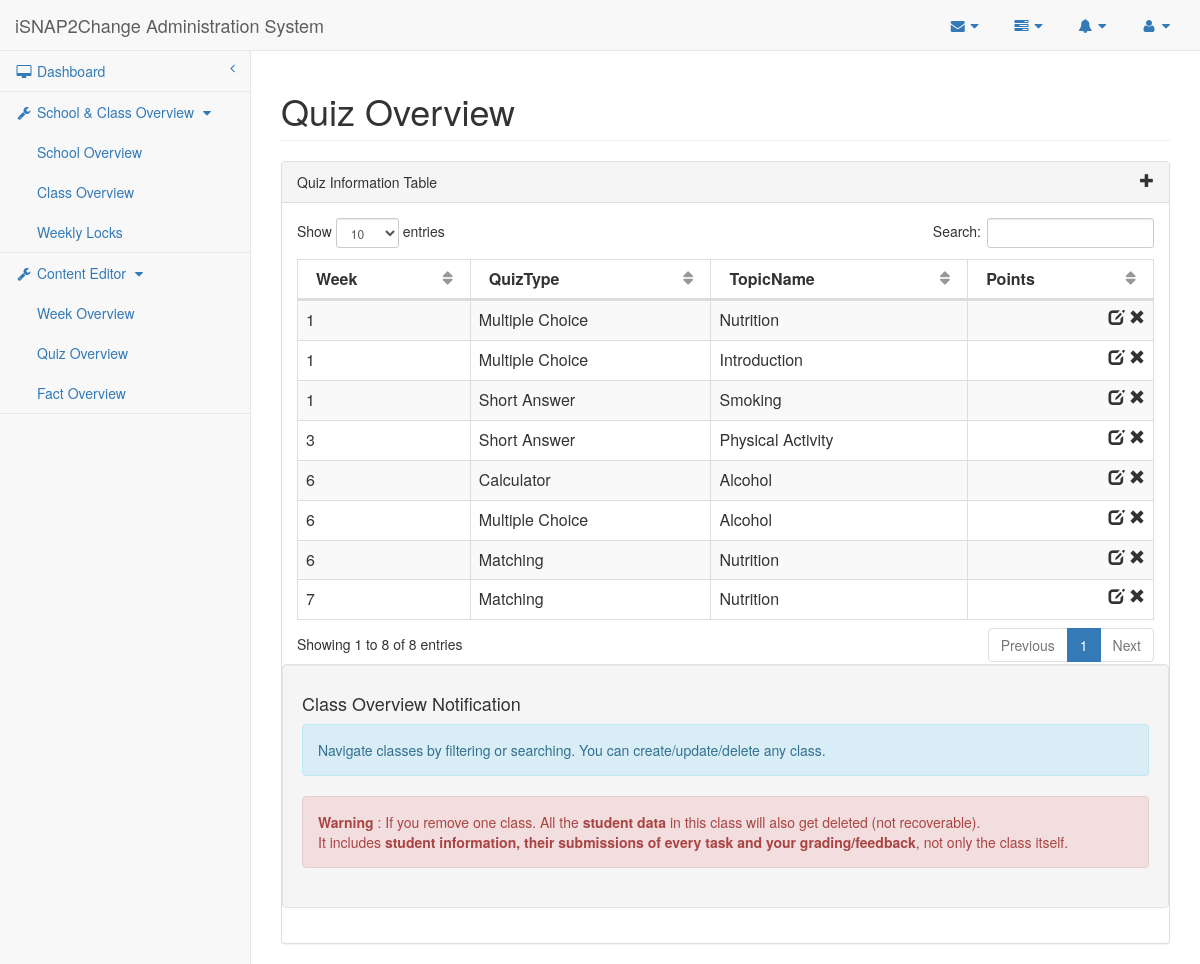
/isnap2change/researcher/quiz.php, run on the app's committed database.
### tables this page shows
CREATE TABLE IF NOT EXISTS `Quiz` (
    QuizID MEDIUMINT AUTO_INCREMENT,
    Week TINYINT,
    QuizType ENUM('MCQ', 'SAQ', 'Matching', 'Calculator', 'Poster'),    
    TopicID MEDIUMINT,
    CONSTRAINT Quiz_QuizID_PK PRIMARY KEY (QuizID),
    CONSTRAINT Quiz_TopicID_FK FOREIGN KEY (TopicID)
        REFERENCES Topic (TopicID)
        ON DELETE CASCADE ON UPDATE CASCADE
);

CREATE TABLE IF NOT EXISTS `Topic` (
    TopicID MEDIUMINT AUTO_INCREMENT,
    TopicName VARCHAR(190) UNIQUE,
    CONSTRAINT Topic_TopicID_PK PRIMARY KEY (TopicID)
);

### isnap2change/researcher/quiz.php (the view, shortened to what this page needs)
<?php
    $conn = db_connect();
    $quizSql = "SELECT QuizID, Week, QuizType, TopicName
               FROM Quiz NATURAL JOIN Topic";
    $quizQuery = $conn->prepare($quizSql);
    $quizQuery->execute();
    $quizResult = $quizQuery->fetchAll(PDO::FETCH_OBJ);
?>
<!DOCTYPE html>
<html lang="en">
<head>
    <link href="../bower_components/bootstrap/dist/css/bootstrap.min.css" rel="stylesheet">
    <link href="../bower_components/metisMenu/dist/metisMenu.min.css" rel="stylesheet">
    <link href="../bower_components/datatables-plugins/integration/bootstrap/3/dataTables.bootstrap.css" rel="stylesheet">
    <link href="../dist/css/sb-admin-2.css" rel="stylesheet">
    <link href="../bower_components/font-awesome/css/font-awesome.min.css" rel="stylesheet" type="text/css">
</head>
<body>
    <div id="wrapper">
        <div w3-include-html="navigation.html"></div>
        <div id="page-wrapper">
            <div class="row">
                <div class="col-lg-12">
                    <h1 class="page-header">Quiz Overview</h1>
                </div>
            </div>
            <div class="row">
                <div class="col-lg-12">
                    <div class="panel panel-default">
                        <div class="panel-heading">
                            Quiz Information Table <span class="glyphicon glyphicon-plus pull-right" data-toggle="modal" data-target="#dialog"></span>
                        </div>
                        <div class="panel-body">
                            <div class="dataTable_wrapper">
                                <table class="table table-striped table-bordered table-hover" id="datatables">
                                    <thead>
                                        <tr>
                                            <th>Week</th>
                                            <th>QuizType</th>
                                            <th>TopicName</th>
                                            <th>Points</th>
                                        </tr>
                                    </thead>
                                    <tbody>
                                    <?php for($i=0; $i<count($quizResult); $i++) {?>
                                        <tr class="<?php if($i % 2 == 0){echo "odd";} else {echo "even";} ?>">
                                            <td><?php echo $quizResult[$i]->Week ?></td>
                                    <td><?php if($quizResult[$i]->QuizType=='MCQ') {echo 'Multiple Choice';} else if($quizResult[$i]->QuizType=='SAQ') {echo 'Short Answer';} else {echo $quizResult[$i]->QuizType;} ?></a></td>
                                            <td><?php echo $quizResult[$i]->TopicName ?></td>
                                            <td><span class="glyphicon glyphicon-remove pull-right" aria-hidden="true"></span><span class="pull-right" aria-hidden="true">&nbsp;</span><span class="glyphicon glyphicon-edit pull-right" data-toggle="modal" data-target="#dialog" aria-hidden="true"></span></td>
                                        </tr>
                                    <?php } ?>
                                    </tbody>
                                </table>
                            </div>
                            <div class="well row">
                                <h4>Class Overview Notification</h4>
                                <div class="alert alert-info">
                                    <p>Navigate classes by filtering or searching. You can create/update/delete any class.</p>
                                </div>
                                <div class="alert alert-danger">
                                    <p><strong>Warning</strong> : If you remove one class. All the <strong>student data</strong> in this class will also get deleted (not recoverable).</p> It includes <strong>student information, their submissions of every task and your grading/feedback</strong>, not only the class itself.
                                </div>
                            </div>
                        </div>
                    </div>
                </div>
            </div>
        </div>
    </div>
</body>
</html>

### data on the page
quiz: Week "6", QuizType "Calculator", TopicID.TopicName "Alcohol"
quiz: Week "6", QuizType "Multiple Choice", TopicID.TopicName "Alcohol"
quiz: Week "1", QuizType "Multiple Choice", TopicID.TopicName "Introduction"
quiz: Week "1", QuizType "Multiple Choice", TopicID.TopicName "Nutrition"
quiz: Week "6", QuizType "Matching", TopicID.TopicName "Nutrition"
quiz: Week "7", QuizType "Matching", TopicID.TopicName "Nutrition"
quiz: Week "3", QuizType "Short Answer", TopicID.TopicName "Physical Activity"
quiz: Week "1", QuizType "Short Answer", TopicID.TopicName "Smoking"
